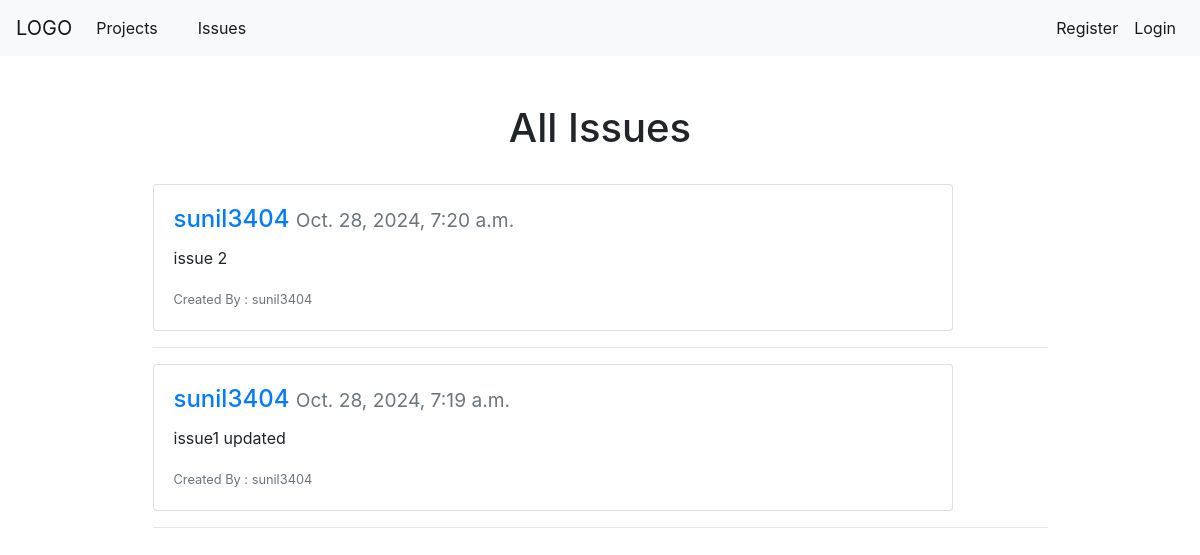
The app's page /, older data.
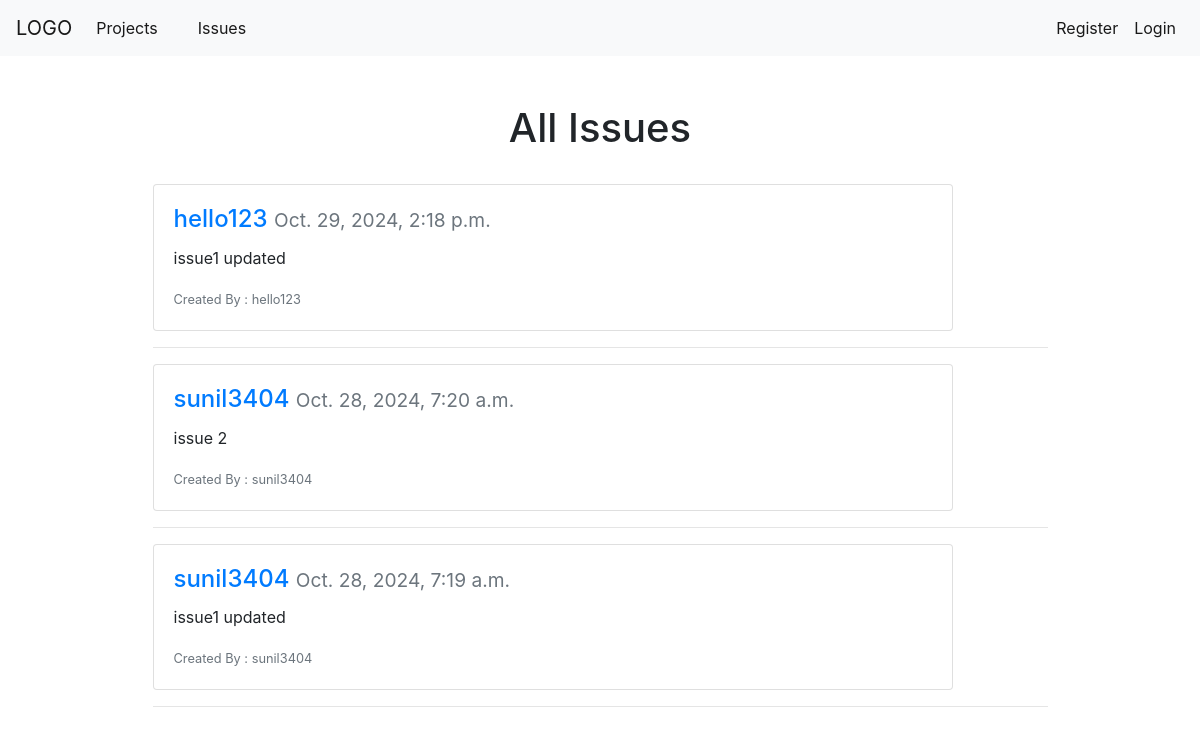
The same page, newer data.
### jira/models.py (models this page shows, shortened)
class JiraIssue(models.Model):
	name = models.CharField(max_length=250)
	detail = models.TextField()
	status = models.CharField(max_length = 50, choices=status, default="new")
	assigned_to=models.ForeignKey(User, null=True, on_delete=models.CASCADE)
	date_created = models.DateTimeField(auto_now_add=True)
	date_updated = models.DateTimeField(auto_now=True)
	class Meta:
		ordering = ['-date_updated']

### jira/views.py (the view)
# urls.py: path("", views.jira_home, name='jira-home'),
def jira_home(request):
	context = {
		'issues' : JiraIssue.objects.all()
	}
	return render(request, 'jira/home.html', context)

### jira/templates/jira/home.html
{% extends 'base.html' %}
{% block content %}
	<div class ="container col-10">
		<br>
		<div class = 'container text-center'>
			<h1> All Issues </h1>
		</div>
		<br>
		{% for issue in issues %}
			<div class="card" style="width: 50rem">
			  <div class="card-body">
			    <h4 class="card-title"><a href="{% url 'show-issues' %}">{{ issue.assigned_to }} </a><small class='text-muted'> {{ issue.date_updated}} </small></h4>
			    <p class="card-text">{{ issue.detail}}</p>
			    <small class="text-muted"> Created By : {{ issue.assigned_to}}</small>
			  </div>
			</div>
			<hr>
		{% endfor %}
	</div>
{% endblock %}

Row changes from the older to the newer data that the page shows:
added JiraIssue: assigned_to "hello123", date_updated "Oct. 29, 2024, 2:18 p.m.", detail "issue1 updated"
